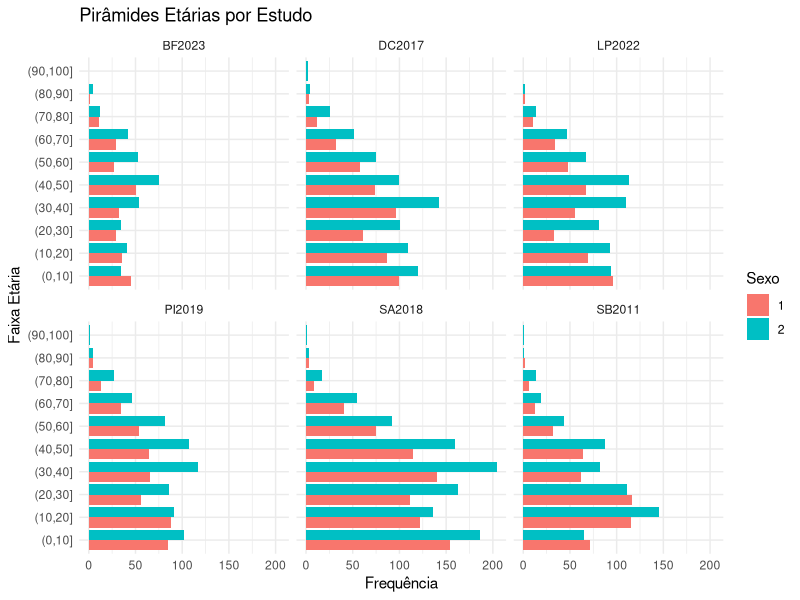

This chart was generated by the following R code:
install.packages("ggplot2")
install.packages("tidyverse")

# Carregando as bibliotecas necessárias
library(tidyverse)
library(ggplot2)

# Configurando o diretório de trabalho
setwd("C:/Users/kalab/OneDrive/Documentos/GitHub/r_analysis")

library(ggplot2)
library(tidyverse)

# 1. Ler o arquivo CSV
dados <- read.csv("dados_demograficos.csv")

# 2. Estratificar os dados por "study" e criar faixas etárias de 10 em 10 anos
dados <- dados %>% 
  mutate(faixa_etaria = cut(idade, breaks = seq(0, 100, by = 10))) %>%
  group_by(study, faixa_etaria, sexo) %>%
  summarise(n = n())

# 3. Plotar as pirâmides etárias
ggplot(dados, aes(x = faixa_etaria, y = n, fill = factor(sexo))) +
  geom_bar(stat = "identity", position = "dodge") +
  facet_wrap(~ study) +
  coord_flip() +
  scale_y_continuous(labels = abs) +
  labs(x = "Faixa Etária", y = "Frequência", fill = "Sexo") +
  ggtitle("Pirâmides Etárias por Estudo") +
  theme_minimal()
